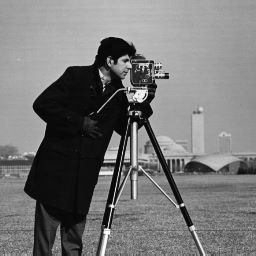
#> input picture Chapter 5/cameraman.jpg, 256 x 256 px, found by its file name
$ python Image_interpolation.py
#> lines starting #> are read from the running program, lines starting #| are printed output that depends on the picture
import numpy as np
import matplotlib.pyplot as plt
import skimage.io as io
from skimage.transform import rescale, resize, downscale_local_mean

# Load the image
c = io.imread('D:\\4-1\\DIP LAB\\dataset\\cameraman.jpg')
#> c is the input picture: shape (256, 256, 3); min 0, max 255, mean 118.7

# Extract the desired region of interest
head = c[32:96, 89:153]
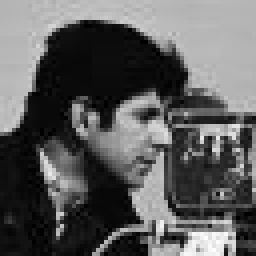
#> head: shape (64, 64, 3) (shown 4 times larger); min 0, max 254, mean 92.9

# Convert the image to grayscale
head_gray = np.mean(head, axis=2)

# Display the original image
plt.imshow(head_gray, cmap='gray')
plt.show()

# Rescale the image using nearest neighbor interpolation
head4n_nearest = rescale(head_gray, 2, order=0)

# Display the rescaled image using nearest neighbor interpolation
plt.imshow(head4n_nearest, cmap='gray')
plt.show()

# Rescale the image using bilinear interpolation
head4n_bilinear = rescale(head_gray, 2, order=1)
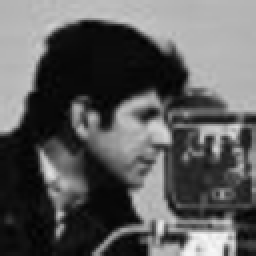
#> head4n_bilinear: shape (128, 128) float64 (shown 2 times larger); min 0.875, max 248.7, mean 92.8

# Display the rescaled image using bilinear interpolation
plt.imshow(head4n_bilinear, cmap='gray')
plt.show()


# Rescale the image using bicubic interpolation
head4n_bicubic = rescale(head_gray, 2, order=3)

# Display the rescaled image using bilinear interpolation
plt.imshow(head4n_bicubic, cmap='gray')
plt.show()
